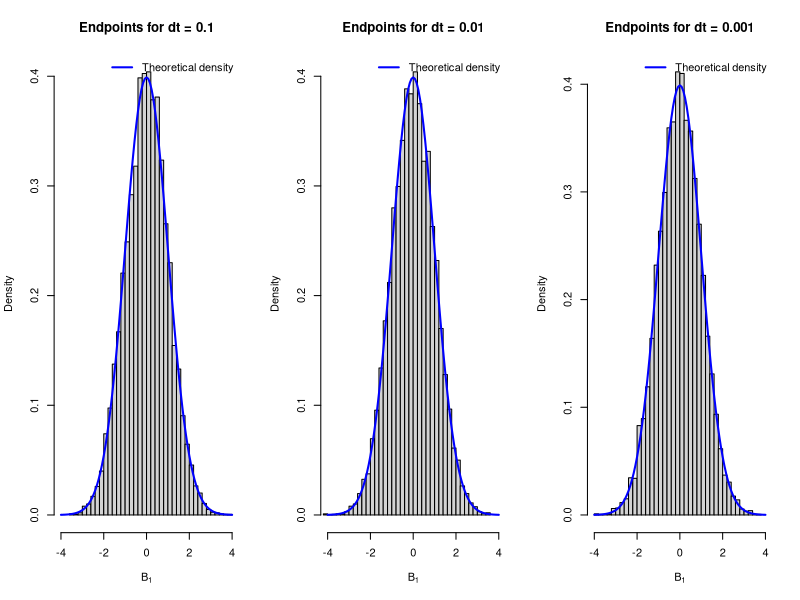
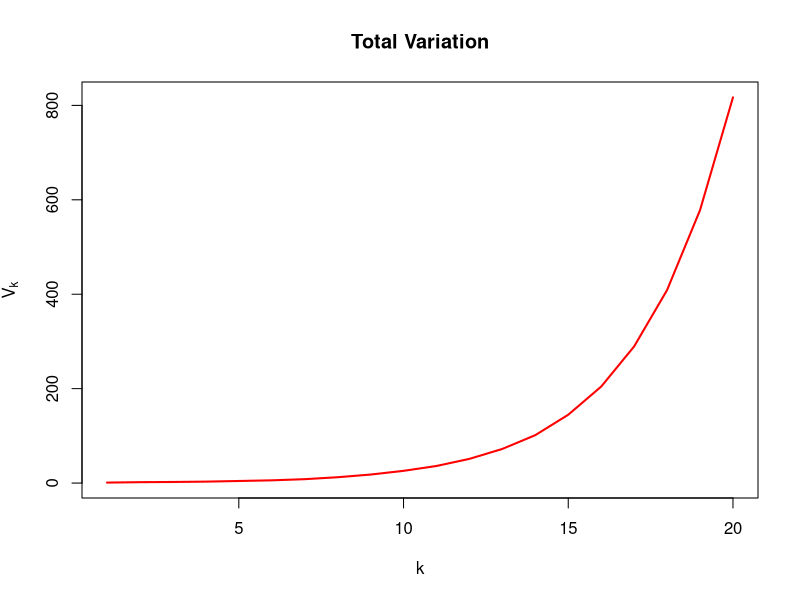
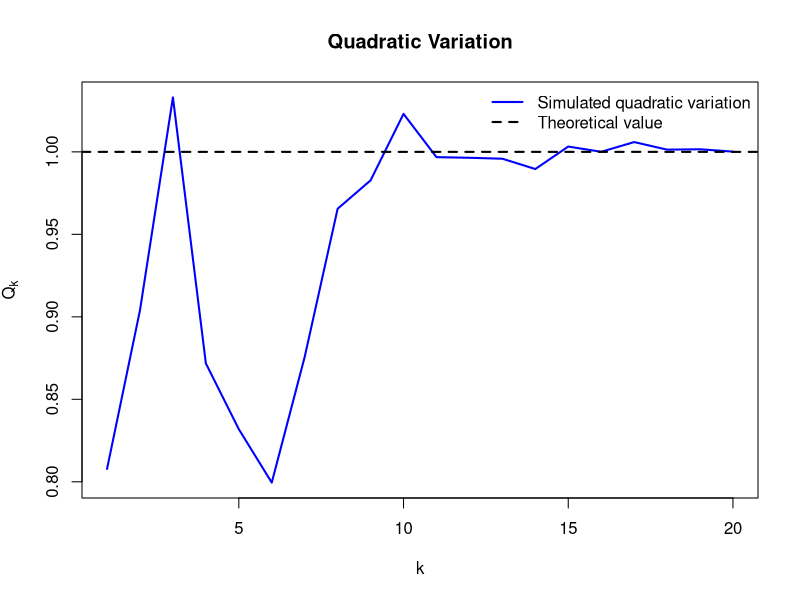
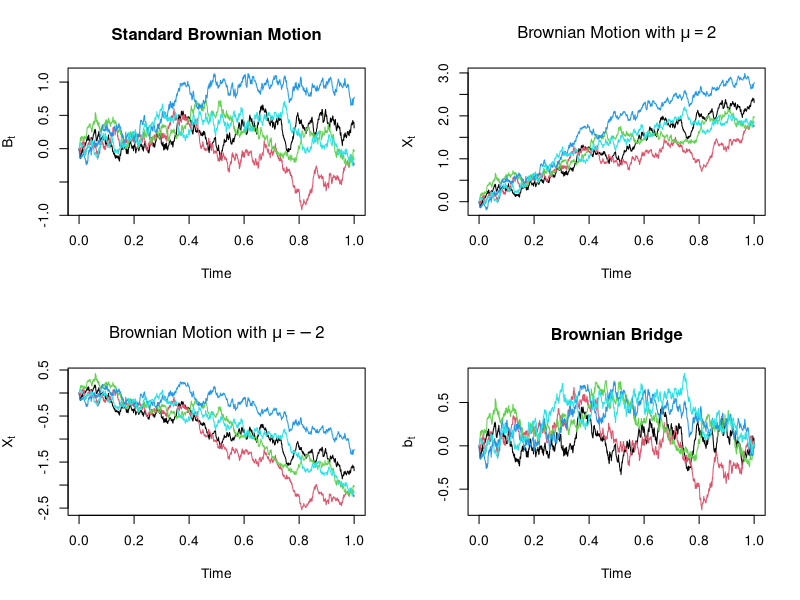

Source code (R) for these figures, in order:
####### Problem 2.7: Simulation exercise: Brownian paths #######

# Set a seed to make the simulation reproducible.
set.seed(1234)

# General parameters.
ttm <- 1       # End of the time interval [0, T].
N <- 10000     # Number of simulated paths in Question (a).


#### Question (a): Distribution of the endpoint B_1 ####

# Simulate N Brownian paths on [0, T] using K time steps.
#
# For each time step, the increment is normally distributed with
# mean zero and variance dt. Increments over different time
# intervals are generated independently.
simulate_bm_paths <- function(N, K, dt) {
  paths <- matrix(0, nrow = N, ncol = K + 1)

  for (i in seq_len(K)) {
    increments <- rnorm(N, mean = 0, sd = sqrt(dt))
    paths[, i + 1] <- paths[, i] + increments
  }

  paths
}


# Simulate the paths and analyse their endpoints for a given
# time-step size.
analyse_endpoints <- function(dt) {
  K <- as.integer(round(ttm / dt))

  # Simulate N Brownian paths.
  paths <- simulate_bm_paths(N, K, dt)

  # The final column contains the endpoint B_1 of each path.
  endpoints <- paths[, K + 1]

  # The theoretical mean and variance of B_1 are both known:
  #
  #   E[B_1] = 0
  #   Var(B_1) = 1.
  #
  # The sample mean and sample variance should therefore be close
  # to zero and one, respectively.
  cat(sprintf("\nFor dt = %.3f:\n", dt))
  cat(sprintf(
    "  Sample mean of B_1:     %.4f\n",
    mean(endpoints)
  ))
  cat(sprintf(
    "  Sample variance of B_1: %.4f\n",
    var(endpoints)
  ))
 

  # Plot a density histogram of the simulated endpoints.
  hist(
    endpoints,
    probability = TRUE,
    breaks = 50,
    main = paste("Endpoints for dt =", dt),
    xlab = expression(B[1]),
    ylab = "Density",
    xlim = c(-4, 4)
  )

  # Since B_1 is normally distributed with mean zero and variance
  # one, superimpose the density of the N(0, 1) distribution.
  curve(
    dnorm(x, mean = 0, sd = sqrt(ttm)),
    from = -4,
    to = 4,
    add = TRUE,
    col = "blue",
    lwd = 2
  )

  legend(
    "topright",
    legend = "Theoretical density",
    col = "blue",
    lwd = 2,
    bty = "n"
  )
}


# Compare the simulated endpoints for the three time-step sizes.
par(mfrow = c(1, 3))

for (dt in c(0.1, 0.01, 0.001)) {
  analyse_endpoints(dt)
}

par(mfrow = c(1, 1))


# For every value of dt, the simulated endpoint is a sum of
# independent Gaussian increments:
#
#   B_1 = sqrt(dt) * (Z_1 + ... + Z_K),
#
# where K * dt = 1. Hence B_1 has the exact distribution N(0, 1)
# for each of the three time-step sizes. Decreasing dt produces a
# finer representation of the path, but it does not improve the
# distributional approximation of the endpoint.


#### Question (b): Variation of a Brownian path ####

# Simulate one Brownian path from its independent increments.
simulate_one_bm_path <- function(K, dt) {
  increments <- rnorm(K, mean = 0, sd = sqrt(dt))

  # Prepend B_0 = 0 to the cumulative sums of the increments.
  c(0, cumsum(increments))
}


# Generate one high-resolution Brownian path using dt = 2^(-20).
max_k <- 20
dt_high_resolution <- 2^(-max_k)
K_high_resolution <- 2^max_k

bm_path <- simulate_one_bm_path(
  K_high_resolution,
  dt_high_resolution
)


# Return the indices corresponding to the uniform partition of
# [0, 1] into 2^k subintervals.
#
# The simulated path is defined on the finest grid with 2^max_k
# subintervals. The coarser partitions are obtained by selecting
# the appropriate points from this grid.
partition_indices <- function(k, max_k) {
  step_size <- 2^(max_k - k)

  seq(
    from = 1,
    to = 2^max_k + 1,
    by = step_size
  )
}


## Question (b)(i): Total variation ##

# Compute the total variation of a path along a given partition.
total_variation <- function(path, indices) {
  increments <- diff(path[indices])
  sum(abs(increments))
}

k_values <- 1:max_k

# Compute the total variation along each of the nested
# partitions pi_1, ..., pi_20.
total_variations <- sapply(k_values, function(k) {
  indices <- partition_indices(k, max_k)
  total_variation(bm_path, indices)
})


## Question (b)(ii): Plot the total variation ##

plot(
  k_values,
  total_variations,
  type = "l",
  col = "red",
  lwd = 2,
  main = "Total Variation",
  xlab = "k",
  ylab = expression(V[k])
)


# As k increases, the partition becomes finer. The simulated total
# variation generally increases and does not appear to converge to
# a finite value. This illustrates the theoretical result that
# Brownian paths have infinite total variation almost surely.


## Question (b)(iii): Quadratic variation ##

# Compute the quadratic variation of a path along a given
# partition.
quadratic_variation <- function(path, indices) {
  increments <- diff(path[indices])
  sum(increments^2)
}

# Compute the quadratic variation along each of the nested
# partitions pi_1, ..., pi_20.
quadratic_variations <- sapply(k_values, function(k) {
  indices <- partition_indices(k, max_k)
  quadratic_variation(bm_path, indices)
})


## Question (b)(iv): Plot the quadratic variation ##

plot(
  k_values,
  quadratic_variations,
  type = "l",
  col = "blue",
  lwd = 2,
  main = "Quadratic Variation",
  xlab = "k",
  ylab = expression(Q[k]),
  ylim = range(c(quadratic_variations, ttm))
)

# Add a horizontal line at the theoretical value T = 1.
abline(
  h = ttm,
  col = "black",
  lty = 2,
  lwd = 2
)

legend(
  "topright",
  legend = c(
    "Simulated quadratic variation",
    "Theoretical value"
  ),
  col = c("blue", "black"),
  lty = c(1, 2),
  lwd = 2,
  bty = "n"
)


# As k increases, the quadratic variation approaches T = 1.
# This illustrates the result that the quadratic variation of a
# Brownian motion on [0, T] is equal to T.


#### Question (c): Comparison of related processes ####

number_of_paths <- 5
dt_paths <- 0.001
K_paths <- as.integer(round(ttm / dt_paths))
time_grid <- seq(0, ttm, length.out = K_paths + 1)


# Generate the Brownian increments for all five paths.
increments <- matrix(
  rnorm(
    number_of_paths * K_paths,
    mean = 0,
    sd = sqrt(dt_paths)
  ),
  nrow = number_of_paths,
  ncol = K_paths
)

# Compute the cumulative sums along the rows of the matrix.
brownian_paths <- t(apply(increments, 1, cumsum))

# Prepend B_0 = 0 to each path.
brownian_paths <- cbind(0, brownian_paths)


# Use the same colour for corresponding paths in all four plots.
path_colours <- seq_len(number_of_paths)

par(mfrow = c(2, 2))


## Question (c)(i): Standard Brownian motion ##

matplot(
  time_grid,
  t(brownian_paths),
  type = "l",
  lty = 1,
  col = path_colours,
  main = "Standard Brownian Motion",
  xlab = "Time",
  ylab = expression(B[t])
)


# All paths start at zero. They fluctuate randomly around zero,
# and their dispersion tends to increase with time because
# Var(B_t) = t.


## Question (c)(ii): Brownian motion with positive drift ##

mu_positive <- 2

# Add the deterministic drift mu * t to each Brownian path.
positive_drift_paths <-
  brownian_paths +
  matrix(
    mu_positive * time_grid,
    nrow = number_of_paths,
    ncol = K_paths + 1,
    byrow = TRUE
  )

matplot(
  time_grid,
  t(positive_drift_paths),
  type = "l",
  lty = 1,
  col = path_colours,
  main = expression(paste("Brownian Motion with ", mu == 2)),
  xlab = "Time",
  ylab = expression(X[t])
)


# The positive drift shifts the Brownian paths upwards. The random
# fluctuations are unchanged, but the paths fluctuate around the
# increasing function t -> 2t.


## Question (c)(ii): Brownian motion with negative drift ##

mu_negative <- -2

# Add the deterministic drift mu * t to each Brownian path.
negative_drift_paths <-
  brownian_paths +
  matrix(
    mu_negative * time_grid,
    nrow = number_of_paths,
    ncol = K_paths + 1,
    byrow = TRUE
  )

matplot(
  time_grid,
  t(negative_drift_paths),
  type = "l",
  lty = 1,
  col = path_colours,
  main = expression(paste("Brownian Motion with ", mu == -2)),
  xlab = "Time",
  ylab = expression(X[t])
)


# The negative drift shifts the Brownian paths downwards. The paths
# fluctuate around the decreasing function t -> -2t.


## Question (c)(iii): Brownian bridge ##

# Extract the endpoint B_1 of each Brownian path.
endpoints <- brownian_paths[, K_paths + 1]

# The outer product creates a matrix whose (i, j)-entry is
#
#   B_1^(i) * t_j.
#
# Subtracting this matrix from the Brownian paths gives
#
#   b_t = B_t - t * B_1.
bridge_adjustment <- outer(
  endpoints,
  time_grid
)

bridge_paths <- brownian_paths - bridge_adjustment

matplot(
  time_grid,
  t(bridge_paths),
  type = "l",
  lty = 1,
  col = path_colours,
  main = "Brownian Bridge",
  xlab = "Time",
  ylab = expression(b[t])
)

par(mfrow = c(1, 1))


## Question (c)(iv): Comparison ##

# The standard Brownian paths start at zero and have random
# endpoints at time one.
#
# Adding a positive drift shifts the paths upwards, whereas adding
# a negative drift shifts them downwards. The drift changes the
# mean function but not the random fluctuations around it.
#
# The Brownian bridge paths are pinned at zero at both endpoints:
#
#   b_0 = b_1 = 0.
#
# Unlike Brownian motion, their dispersion decreases as time
# approaches one because every bridge must return to zero at the
# endpoint.
